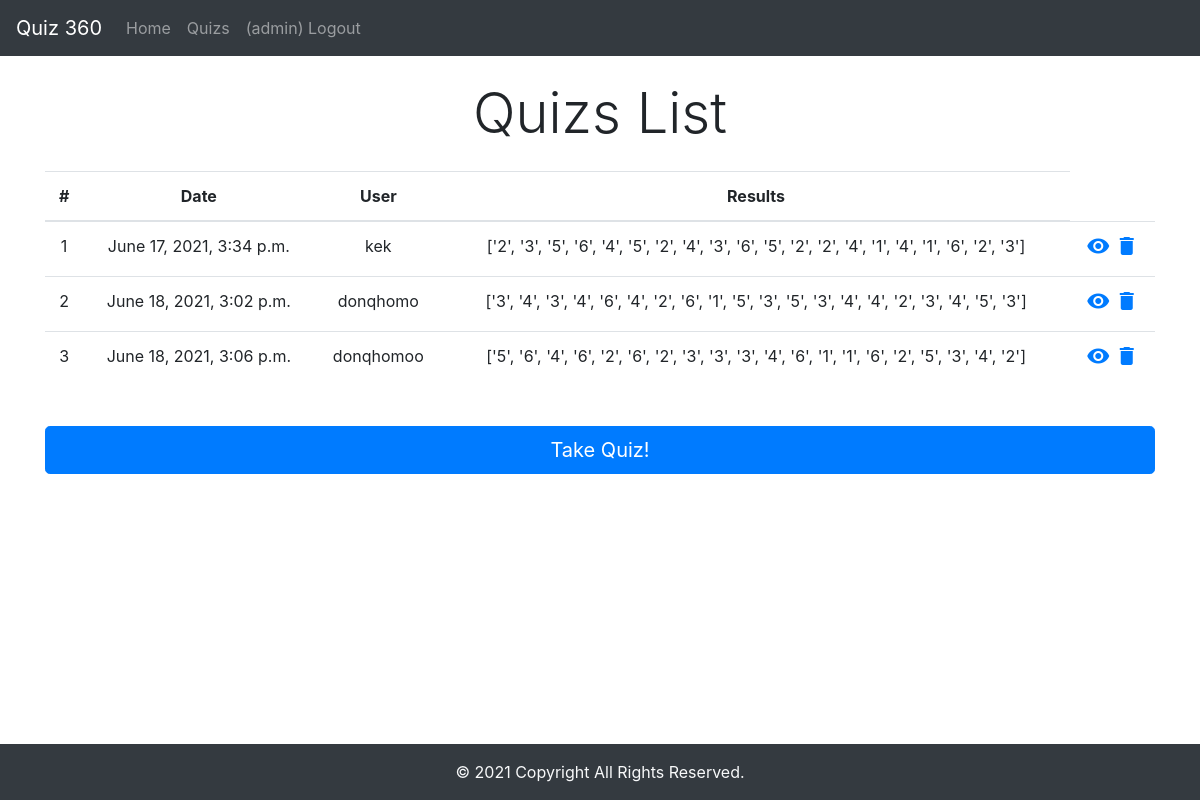
Page /quizs/ (signed in) on the committed database.
### accs/models.py (models this page shows, shortened)
class Quiz(models.Model):
    name = models.CharField(max_length=200, null=True, default='360')
    uname = models.ForeignKey(User, null=True, related_name='ownership', on_delete=models.SET_NULL)
    res = models.CharField(max_length=200, null=True)
    questions = models.ManyToManyField(Question)
    date_created= models.DateTimeField(auto_now_add=True, null=True)

### accs/views.py (the view)
# urls.py: path('quizs/', views.quizs, name="quizs"),
@login_required
def quizs(req):
    quizs = Quiz.objects.all()
    ctx = {'quizs':quizs}
    return render(req, 'accs/quizs.html', ctx)

### accs/templates/accs/quizs.html
{% extends 'accs/main.html' %}
{% block content %}
<div class="container text-center my-4">
    <h1 class="display-4">Quizs List</h1>
</div>
<div class="container text-center my-4">
  {% if quizs %}
    <table class="table table-hover">
      <thead>
        <tr>
          <th scope="col">#</th>
          <th scope="col">Date</th>
          <th scope="col">User</th>
          <th scope="col">Results</th>
        </tr>
      </thead>
      <tbody>
        {% for s in quizs %}
          <tr>
              <td>{{forloop.counter}}</td>
              <td>{{s.date_created}}</td>
              <td>{{s.uname}}</td>
              <td>{{s.res}}</td>
              <td>
                <a href="{% url 'results' s.id %}" class="view" title="View" data-toggle="tooltip"><i class="material-icons">visibility</i></a>
                <a href="{% url 'deleteQuiz' s.id %}" class="delete" title="Delete" data-toggle="tooltip"><i class="material-icons">&#xE872;</i></a>
              </td>
          </tr>
        {% endfor %}
      </tbody>
    </table>
  {% else %}
    <h2>No quizs yet. Take one!</h2>
  {% endif %}
  <div class="form-group row">
    <div class="container text-center">
      <a href="{% url 'createQuiz' %}" class="btn btn-primary btn-lg btn-block my-4">Take Quiz!</a>
    </div>
  </div>
  <br><br>
</div>
{% endblock %}

### accs/templates/accs/nav.html (shortened to what this page needs)
<nav class="navbar navbar-expand-lg navbar-dark bg-dark">
    <a class="navbar-brand" href="#">Quiz 360</a>
    <div class="collapse navbar-collapse" id="navbarNavAltMarkup">
      <div class="navbar-nav">
        <a class="nav-item nav-link" href="/">Home</a>
        <a class="nav-item nav-link" href="/quizs/">Quizs</a>
        {% if user.is_authenticated %}
          <a class="nav-item nav-link" href="{% url 'logout'%}?next={{request.path}}">({{ user.get_username }}) Logout </a>
        {% else %}
          <a class="nav-item nav-link" href="{% url 'login'%}?next={{request.path}}">Login</a>
        {% endif %}
      </div>
    </div>
  </nav>

### rows in the picture
Quiz: date_created "June 17, 2021, 3:34 p.m.", uname "kek", res "['2', '3', '5', '6', '4', '5', '2', '4', '3', '6', '5', '2', '2', '4', '1', '4', '1', '6', '2', '3']"
Quiz: date_created "June 18, 2021, 3:02 p.m.", uname "donqhomo", res "['3', '4', '3', '4', '6', '4', '2', '6', '1', '5', '3', '5', '3', '4', '4', '2', '3', '4', '5', '3']"
Quiz: date_created "June 18, 2021, 3:06 p.m.", uname "donqhomoo", res "['5', '6', '4', '6', '2', '6', '2', '3', '3', '3', '4', '6', '1', '1', '6', '2', '5', '3', '4', '2']"

### other values in the picture
{{ user.get_username }} "admin"
